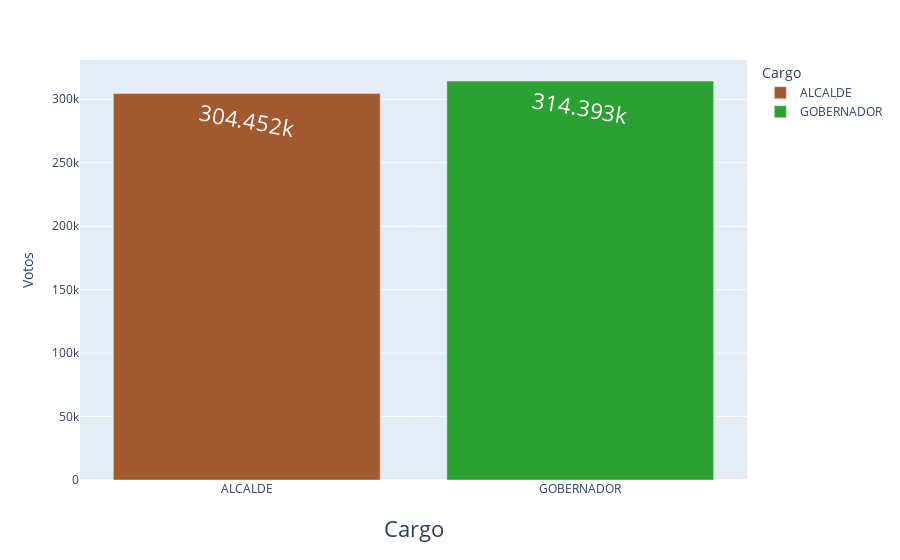

Notebook source saved alongside this figure:
### Markdown cell above
1. Gráfico de barras: Para comparar el número de votos obtenidos por cada candidato en un determinado cargo postulado, podrías hacer un gráfico de barras con las columnas "VOTOS" y "PRIMER_NOMBRE" o "CARGO_POSTULADO" como categorías.

### Code cell
# Sample data
# data
# df_graph_bar = data.groupby(["PRIMER_NOMBRE", 'CARGO_POSTULADO']).sum()
df1 = data.copy()
df_data_graph1 = df1.groupby(["CARGO_POSTULADO"])["VOTOS"].sum().reset_index()


def graph_bar_cargo(df: pd.DataFrame, x: str = "", y: str = "", x_label: str = "", y_label: str = ""):
    fig = px.bar(
        df,
        x="CARGO_POSTULADO",
        y="VOTOS",
        color="CARGO_POSTULADO",
        color_discrete_map={"ALCALDE": "#a3592e", "GOBERNADOR": "#2aa132"},
        labels={"VOTOS": "Votos", "CARGO_POSTULADO": "Cargo"},
        text_auto=True,
    )

    fig.update_traces(textfont_size=22, textangle=10)
    fig.update_xaxes(title_text="Cargo", title_font={"size": 22}, title_standoff=25)

    fig.update_layout(hovermode="y unified")

    return fig


fig_bar_cargo = graph_bar_cargo(df_data_graph1)
fig_bar_cargo.show()

### Figure 1 — Plotly figure (JSON) as saved in the notebook; plotly's stock layout.template omitted (floating-point values rounded to 4 significant figures)
{"data": [{"alignmentgroup": "True", "hovertemplate": "Cargo=%{x}<br>Votos=%{y}<extra></extra>", "legendgroup": "ALCALDE", "marker": {"color": "#a3592e", "pattern": {"shape": ""}}, "name": "ALCALDE", "offsetgroup": "ALCALDE", "orientation": "v", "showlegend": true, "textangle": 10, "textfont": {"size": 22}, "textposition": "auto", "texttemplate": "%{y}", "type": "bar", "x": ["ALCALDE"], "xaxis": "x", "y": [304452], "yaxis": "y"}, {"alignmentgroup": "True", "hovertemplate": "Cargo=%{x}<br>Votos=%{y}<extra></extra>", "legendgroup": "GOBERNADOR", "marker": {"color": "#2aa132", "pattern": {"shape": ""}}, "name": "GOBERNADOR", "offsetgroup": "GOBERNADOR", "orientation": "v", "showlegend": true, "textangle": 10, "textfont": {"size": 22}, "textposition": "auto", "texttemplate": "%{y}", "type": "bar", "x": ["GOBERNADOR"], "xaxis": "x", "y": [314393], "yaxis": "y"}], "layout": {"barmode": "relative", "hovermode": "y unified", "legend": {"title": {"text": "Cargo"}, "tracegroupgap": 0}, "margin": {"t": 60}, "xaxis": {"anchor": "y", "categoryarray": ["ALCALDE", "GOBERNADOR"], "categoryorder": "array", "domain": [0, 1], "title": {"font": {"size": 22}, "standoff": 25, "text": "Cargo"}}, "yaxis": {"anchor": "x", "domain": [0, 1], "title": {"text": "Votos"}}}}
